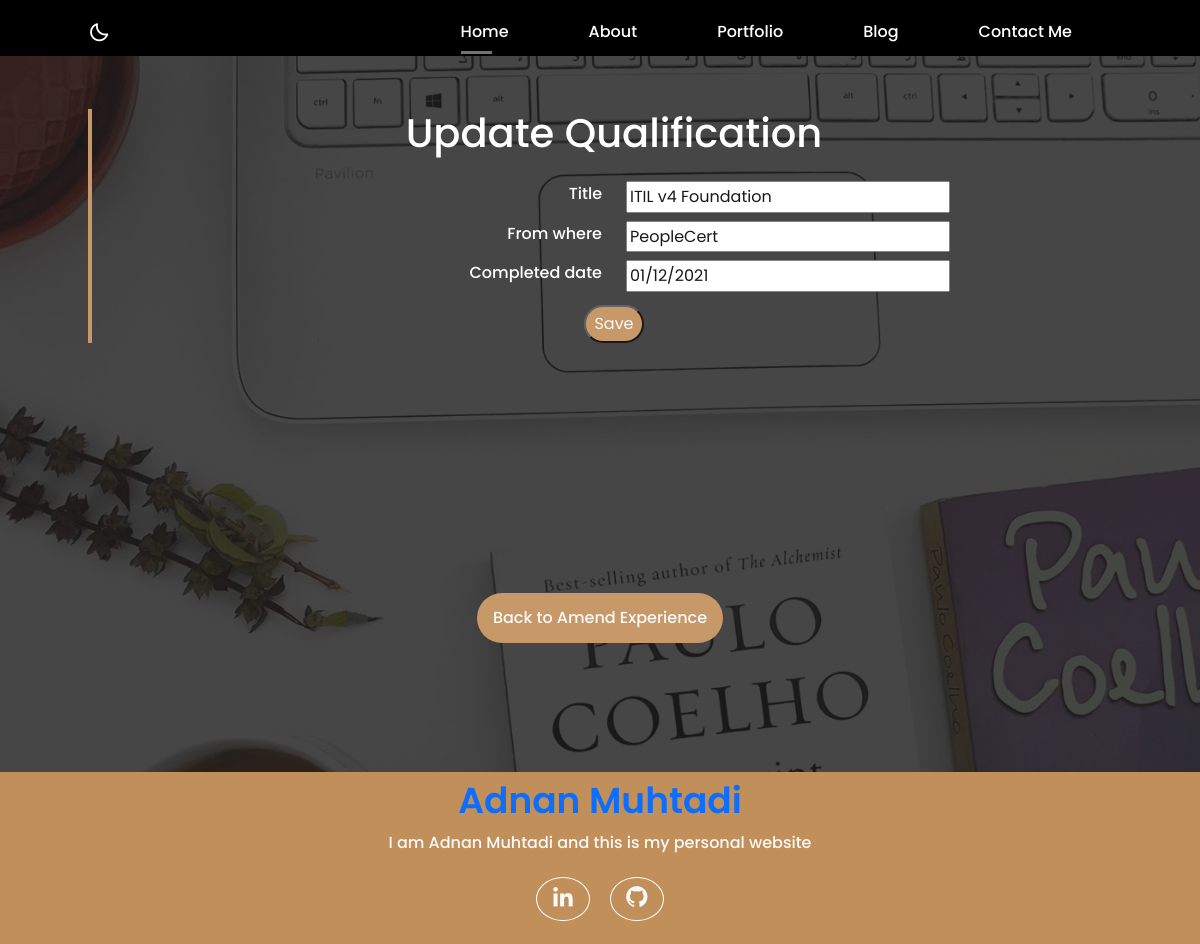
The page /update_qualification/1/ on the database its author committed.
### portfolio/models.py (models this page shows, shortened)
class Qualification(models.Model):
    title = models.CharField(max_length=100)
    from_where = models.CharField(max_length=200)
    description = models.TextField(blank=True)
    completed_date = models.DateField(default=timezone.now)
    website_url = models.URLField(blank=True)

### portfolio/views.py (the view)
def updateQualification(request, pk):
    qualification = Qualification.objects.get(id=pk)
    form = qualificationForm(instance=qualification)
    if request.method == 'POST':
        form = qualificationForm(request.POST, instance=qualification)
        print('Updating POST:', request.POST)
        if form.is_valid():
            data = form.save(commit=False)
            data.title = request.POST["title"].title()
            data.from_where = request.POST["from_where"].title()
            data.save()
            return redirect('/amend_qualification/')
    else:
        data = qualificationForm()
    context = {'form': form}
    return render(request, 'update/update_qualification.html', context)

### portfolio/forms.py
class qualificationForm(ModelForm):
    class Meta:
        model = Qualification
        fields = [
            'title',
            'from_where',
            'completed_date',
        ]

### portfolio/templates/update/update_qualification.html (shortened to what this page needs)
{% extends "base.html" %}
{% load static %}
{% block content %}
<section class="home" id="home">
    <div class="home_container_admin bd-container bd-grid">
        <div class="home_data-admin">
            <h1 class="mb-4 text-center">Update Qualification</h1>
            <form action="" method="POST">
                {% for fm in form %}
                <div class="row">
                    <label class="col-md-6 col-sm-12 mb-1 text-sm-start text-md-end">{{fm.label}}</label>
                    <p class="col-md-6 col-sm-12 mb-2 text-sm-start text-md-start">{{fm}}</p>
                </div>
                {% endfor %}
                <div class="text-center">
                    <button type="submit">Save</button>
                </div>
            </form>
        </div>
        <a href="{% url 'amend_qualification' %}" class="button button-light text-center button-more">Back to Amend
            Experience</a>
    </div>
</section>
{% endblock %}

### static/css/base.css (style rules this page uses)
:root { --header-height: 3rem; --bg-color: #fff; --bg-color-rev: #000; --text-color: #000; --text-color-rev: #fff; --text-color-same: #000; --first-color: #3e0e12; --first-color-btn: #3e0e12; --first-color-dark: #2f0a0d; --first-color-light: #7b6f71; --first-color-lighten: #fbf9f9; --first-color-lightest: #fff; --first-color-gold: #c18f59; --first-color-golden: #765735; --body-font: 'poppins', sans-serif; --biggest-font-size: 2.5rem; --h1-font-size: 1.5rem; --h2-font-size: 1.25rem; --h3-font-size: 1.125rem; --normal-font-size: .938rem; --small-font-size: .813rem; --smaller-font-size: .75rem; --font-medium: 500; --font-semi-bold: 600; --font-bold: 700; --mb-1: .5rem; --mb-2: 1rem; --mb-3: 1.5rem; --mb-4: 2rem; --mb-5: 2.5rem; --mb-6: 3rem; --z-normal: 1; --z-tooltip: 10; --z-fixed: 100; }
@media screen and (min-width: 768px) { :root { --biggest-font-size: 4.5rem; --h1-font-size: 2.25rem; --h2-font-size: 1.5rem; --h3-font-size: 1.25rem; --normal-font-size: 1rem; --small-font-size: .875rem; --smaller-font-size: .813rem; } }
html { scroll-behavior: smooth; background-color: var(--bg-color); }
body { margin: var(--header-height) 0 0 0; font-family: var(--body-font); font-size: var(--normal-font-size); font-weight: var(--font-medium); color: var(--text-color); background-color: var(--bg-color); line-height: 1.6; }
h1,h2,h3,ul,p { margin: 0; }
a { text-decoration: none; }
.bd-container { max-width: 1024px; width: calc(100% - 2rem); margin-left: var(--mb-2); margin-right: var(--mb-2); }
.bd-grid { display: grid; gap: 1.5rem; }
.home { position: relative; display: flex; align-items: flex-end; background-image: url('/static/images/top-banner-bckg.jpg'); background-position: center; background-size: cover; opacity: 0.9; }
.home::before { content: ''; position: absolute; top: 0; left: 0; width: 100%; height: 100%; background-color: #000; opacity: 0.8; }
.button { display: inline-block; background-color: var(--first-color-gold); color:var(--first-color-lighten); padding: .75rem 1rem; border-radius: 25px; transition: .3s; text-decoration: none; }
button { display: inline-block; background-color: var(--first-color-gold); color:var(--first-color-lighten); padding: .25rem .5rem; border-radius: 25px; transition: .3s; text-decoration: none; margin-top: 5px; }
.button-light { background-color: var(--first-color-gold); }
.button-more { margin: auto; width: fit-content; }

### static/css/admin.css (style rules this page uses)
.home_container_admin { position: relative; height: calc(100vh - var(--header-height)); grid-template-rows: repeat(2, max-content); align-content: space-around; row-gap: 2rem; margin-bottom: 20px; }
.home_data-admin { border-left: 4px solid var(--first-color-gold); color: var(--text-color-rev); padding-left: 1.5rem; z-index: var(--z-tooltip); overflow-x: hidden; height: auto; }

### rows shown on the page
Qualification: form "ITIL v4 Foundation" "PeopleCert" "01/12/2021"

### other values the page prints
{{ fm.label }} "Title" "From where" "Completed date"
